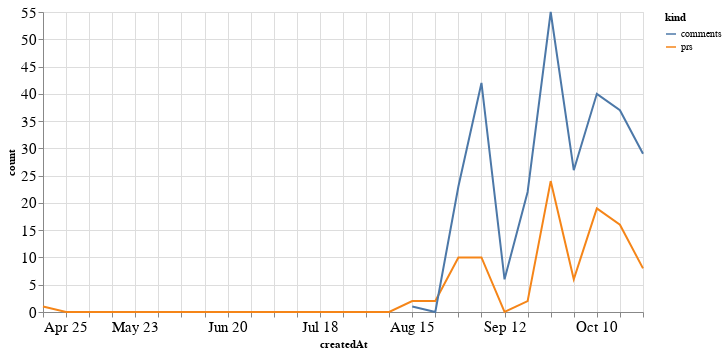

The cell this chart's notebook holds for it:
### Code cell
alt.Chart(total_time, width=600).mark_line().encode(
    x='createdAt',
    y='count',
    color='kind'
)

### Figure 1 — Vega-Lite specification as saved in the notebook (floating-point values rounded to 4 significant figures)
{"config": {"axisLeft": {"labelFontSize": 15}, "axisBottom": {"labelFontSize": 15}}, "data": {"name": "data-9387470ac0e34315567b50424176a065"}, "mark": "line", "encoding": {"color": {"type": "nominal", "field": "kind"}, "x": {"type": "temporal", "field": "createdAt"}, "y": {"type": "quantitative", "field": "count"}}, "width": 600, "$schema": "https://vega.github.io/schema/vega-lite/v4.8.1.json", "datasets": {"data-9387470ac0e34315567b50424176a065": [{"createdAt": "2021-04-25T00:00:00", "kind": "prs", "count": 1.0}, {"createdAt": "2021-05-02T00:00:00", "kind": "prs", "count": 0.0}, {"createdAt": "2021-05-09T00:00:00", "kind": "prs", "count": 0.0}, {"createdAt": "2021-05-16T00:00:00", "kind": "prs", "count": 0.0}, {"createdAt": "2021-05-23T00:00:00", "kind": "prs", "count": 0.0}, {"createdAt": "2021-05-30T00:00:00", "kind": "prs", "count": 0.0}, {"createdAt": "2021-06-06T00:00:00", "kind": "prs", "count": 0.0}, {"createdAt": "2021-06-13T00:00:00", "kind": "prs", "count": 0.0}, {"createdAt": "2021-06-20T00:00:00", "kind": "prs", "count": 0.0}, {"createdAt": "2021-06-27T00:00:00", "kind": "prs", "count": 0.0}, {"createdAt": "2021-07-04T00:00:00", "kind": "prs", "count": 0.0}, {"createdAt": "2021-07-11T00:00:00", "kind": "prs", "count": 0.0}, {"createdAt": "2021-07-18T00:00:00", "kind": "prs", "count": 0.0}, {"createdAt": "2021-07-25T00:00:00", "kind": "prs", "count": 0.0}, {"createdAt": "2021-08-01T00:00:00", "kind": "prs", "count": 0.0}, {"createdAt": "2021-08-08T00:00:00", "kind": "prs", "count": 0.0}, {"createdAt": "2021-08-15T00:00:00", "kind": "prs", "count": 2.0}, {"createdAt": "2021-08-22T00:00:00", "kind": "prs", "count": 2.0}, {"createdAt": "2021-08-29T00:00:00", "kind": "prs", "count": 10.0}, {"createdAt": "2021-09-05T00:00:00", "kind": "prs", "count": 10.0}, {"createdAt": "2021-09-12T00:00:00", "kind": "prs", "count": 0.0}, {"createdAt": "2021-09-19T00:00:00", "kind": "prs", "count": 2.0}, {"createdAt": "2021-09-26T00:00:00", "kind": "prs", "count": 24.0}, {"createdAt": "2021-10-03T00:00:00", "kind": "prs", "count": 6.0}, {"createdAt": "2021-10-10T00:00:00", "kind": "prs", "count": 19.0}, {"createdAt": "2021-10-17T00:00:00", "kind": "prs", "count": 16.0}, {"createdAt": "2021-10-24T00:00:00", "kind": "prs", "count": 8.0}, {"createdAt": "2021-04-25T00:00:00", "kind": "comments", "count": null}, {"createdAt": "2021-05-02T00:00:00", "kind": "comments", "count": null}, {"createdAt": "2021-05-09T00:00:00", "kind": "comments", "count": null}, {"createdAt": "2021-05-16T00:00:00", "kind": "comments", "count": null}, {"createdAt": "2021-05-23T00:00:00", "kind": "comments", "count": null}, {"createdAt": "2021-05-30T00:00:00", "kind": "comments", "count": null}, {"createdAt": "2021-06-06T00:00:00", "kind": "comments", "count": null}, {"createdAt": "2021-06-13T00:00:00", "kind": "comments", "count": null}, {"createdAt": "2021-06-20T00:00:00", "kind": "comments", "count": null}, {"createdAt": "2021-06-27T00:00:00", "kind": "comments", "count": null}, {"createdAt": "2021-07-04T00:00:00", "kind": "comments", "count": null}, {"createdAt": "2021-07-11T00:00:00", "kind": "comments", "count": null}, {"createdAt": "2021-07-18T00:00:00", "kind": "comments", "count": null}, {"createdAt": "2021-07-25T00:00:00", "kind": "comments", "count": null}, {"createdAt": "2021-08-01T00:00:00", "kind": "comments", "count": null}, {"createdAt": "2021-08-08T00:00:00", "kind": "comments", "count": null}, {"createdAt": "2021-08-15T00:00:00", "kind": "comments", "count": 1.0}, {"createdAt": "2021-08-22T00:00:00", "kind": "comments", "count": 0.0}, {"createdAt": "2021-08-29T00:00:00", "kind": "comments", "count": 23.0}, {"createdAt": "2021-09-05T00:00:00", "kind": "comments", "count": 42.0}, {"createdAt": "2021-09-12T00:00:00", "kind": "comments", "count": 6.0}, {"createdAt": "2021-09-19T00:00:00", "kind": "comments", "count": 22.0}, {"createdAt": "2021-09-26T00:00:00", "kind": "comments", "count": 55.0}, {"createdAt": "2021-10-03T00:00:00", "kind": "comments", "count": 26.0}, {"createdAt": "2021-10-10T00:00:00", "kind": "comments", "count": 40.0}, {"createdAt": "2021-10-17T00:00:00", "kind": "comments", "count": 37.0}, {"createdAt": "2021-10-24T00:00:00", "kind": "comments", "count": 29.0}]}}
